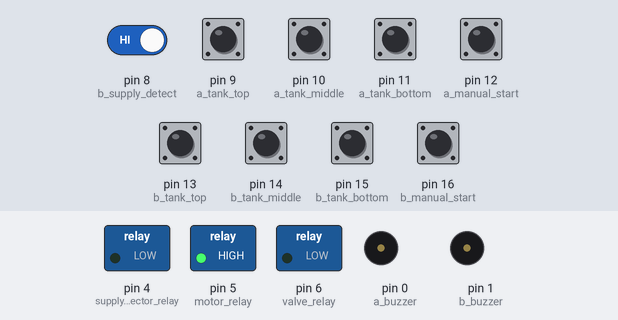
This sketch was run on a simulated Arduino Uno, built with avr-gcc and run on an emulated ATmega328P. On the bench: switched loads named in the sketch (green lamp = pin HIGH), buzzer (waves = sounding, pin HIGH). The test bench sets the inputs (shaded band); at power-on: pin 8 (b_supply_detect), pin 9 (a_tank_top), pin 10 (a_tank_middle), pin 11 (a_tank_bottom), pin 12 (a_manual_start), pin 13 (b_tank_top), pin 14 (b_tank_middle), pin 15 (b_tank_bottom), pin 16 (b_manual_start) HIGH.

Above: at 1.2 s.
1.3 s: pin 10 (a_tank_middle) pulled LOW for 0.15 s
At 1.37 s:
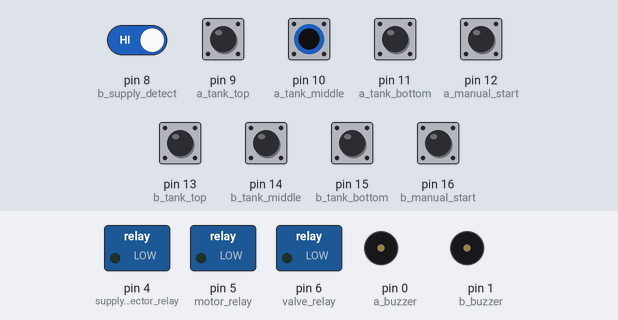
2.9 s: pin 12 (a_manual_start) pulled LOW for 0.15 s
At 2.97 s:
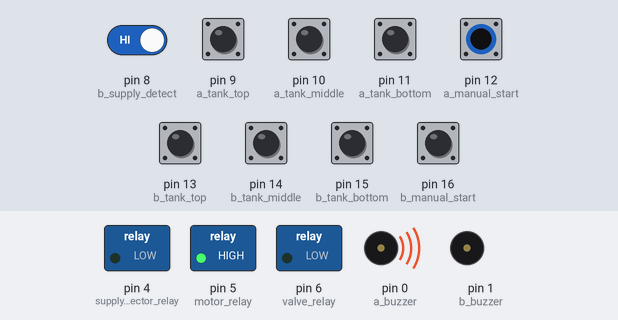
4.5 s: pin 10 (a_tank_middle) pulled LOW for 1 s
At 6.7 s:
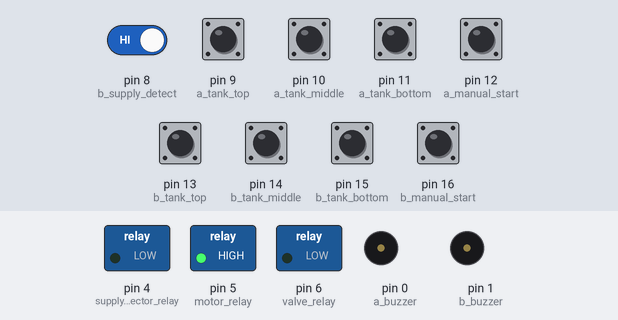
7.0 s: pin 12 (a_manual_start) pulled LOW for 1 s
At 8.8 s:
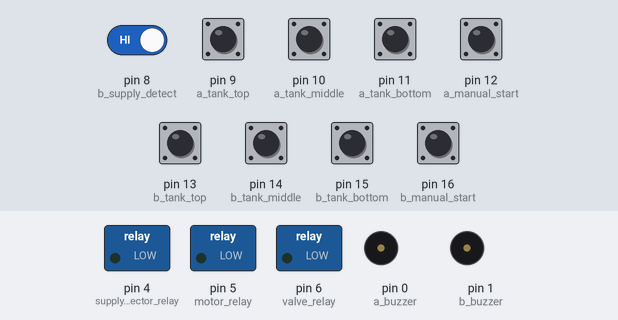
9.5 s: pin 8 (b_supply_detect) driven LOW and pin 10 (a_tank_middle) driven LOW
At 9.9 s:
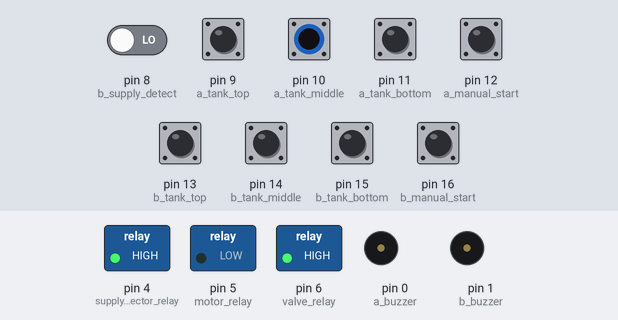
Timing chart, 0 to 19.0 s (numbered marks = the images above; inputs shaded):
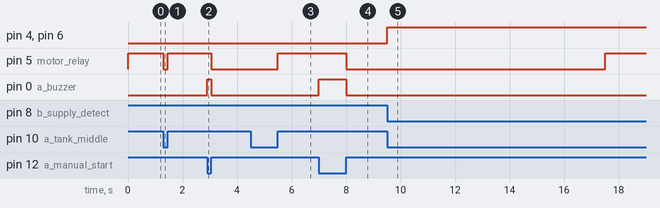

Measured:
- after the input at 1.3 s, pin 5 (motor_relay): HIGH → LOW at once, → HIGH 0.15 s later
- after the input at 2.9 s, pin 5 (motor_relay): HIGH → LOW after 0.15 s; pin 0 (a_buzzer): LOW → HIGH at once, → LOW 0.15 s later
- after the input at 4.5 s, pin 5 (motor_relay): LOW → HIGH after 1.0 s
- after the input at 7.0 s, pin 5 (motor_relay): HIGH → LOW after 1.0 s; pin 0 (a_buzzer): LOW → HIGH at once, → LOW 1.0 s later
- after the input at 9.5 s, pin 4 (supply_selector_relay), pin 6 (valve_relay): LOW → HIGH at once; pin 5 (motor_relay): LOW → HIGH after 8.0 s

The sketch:

motor_controller.ino
```cpp
//Constants
const int valve_wait_time = 8000;
const byte short_beep = 10;
const byte long_beep = 20;

//Variables
bool flag;

//All inputs
const byte a_tank_top = 9;
const byte a_tank_middle = 10;
const byte a_tank_bottom = 11;
const byte a_manual_start = 12;
const byte b_tank_top = 13;
const byte b_tank_middle = 14;
const byte b_tank_bottom = 15;
const byte b_manual_start = 16;
const byte b_supply_detect = 8;

//All outputs
const byte a_buzzer = 0;
const byte b_buzzer = 1;
const byte supply_selector_relay = 4;
const byte motor_relay = 5;
const byte valve_relay = 6;

void setup() {
  pinMode(a_tank_top, INPUT_PULLUP);
  pinMode(a_tank_middle, INPUT_PULLUP);
  pinMode(a_tank_bottom, INPUT_PULLUP);
  pinMode(a_manual_start, INPUT_PULLUP);
  pinMode(b_tank_top, INPUT_PULLUP);
  pinMode(b_tank_middle, INPUT_PULLUP);
  pinMode(b_tank_bottom, INPUT_PULLUP);
  pinMode(b_manual_start, INPUT_PULLUP);
  pinMode(b_supply_detect, INPUT_PULLUP);

  pinMode(a_buzzer, OUTPUT);
  pinMode(b_buzzer, OUTPUT);
  pinMode(supply_selector_relay, OUTPUT);
  pinMode(motor_relay, OUTPUT);
  pinMode(valve_relay, OUTPUT);
}

void loop() {
//  if(digitalRead(b_supply_detect) == LOW){
//    digitalWrite(a_buzzer, HIGH);
//  }
  checkTankA();
  checkManualOnA();
  if(digitalRead(b_supply_detect) == LOW){
    checkTankB();
    checkManualOnB();
  }
}

void checkTankA() {
  if(checkTank(a_tank_top, a_tank_middle, a_tank_bottom) == 0){
    digitalWrite(motor_relay, HIGH);
    while(true){
      checkManualOnA();
      if(checkTank(a_tank_top, a_tank_middle, a_tank_bottom) == 2){
        digitalWrite(motor_relay, LOW);
        break;
      }
    }
  }
}

void checkTankB() {
  if(checkTank(b_tank_top, b_tank_middle, b_tank_bottom) == 0){
    digitalWrite(supply_selector_relay, HIGH);
    digitalWrite(valve_relay, HIGH);
    delay(valve_wait_time);
    digitalWrite(motor_relay, HIGH);
    while(true){
      checkManualOnB();
      if(digitalRead(b_supply_detect) == HIGH){
        digitalWrite(motor_relay, LOW);
        digitalWrite(valve_relay, LOW);
        digitalWrite(supply_selector_relay, LOW);
        delay(valve_wait_time);
        break;
      }
      if(checkTank(b_tank_top, b_tank_middle, b_tank_bottom) == 2){
        digitalWrite(motor_relay, LOW);
        digitalWrite(valve_relay, LOW);
        digitalWrite(supply_selector_relay, LOW);
        delay(valve_wait_time);
        break;
      }
    }
  }
}

/* checks water lavel of a tank and returns following
  0 - if water lavel below bottom sensor
  1 - if water lavel below middle sensor but above bottom sensor
  2 - if water lavel below top sensor but above middle sensor
  3 - if water lavel above top sensor
*/
byte checkTank(byte top, byte middle, byte bottom) {
  if (digitalRead(top) == LOW) {
    return 3;
  }
  else if (digitalRead(middle) == LOW) {
    return 2;
  }
  else if (digitalRead(bottom) == LOW) {
    return 1;
  }
  return 0;
}

void checkManualOnA() {
  if (isManualOn(a_manual_start)) {
    digitalWrite(motor_relay, HIGH);
    digitalWrite(a_buzzer, HIGH);
    byte counter = 0;
    flag = true;
    byte beep_time = long_beep;
    while (true) {
      if ((checkTank(a_tank_top, a_tank_middle, a_tank_bottom) == 3) && flag) {
        beep_time = short_beep;
        counter = 0;
        flag = false;
      }
      if (counter == beep_time) {
        digitalWrite(a_buzzer, !digitalRead(a_buzzer));
        counter = 0;
      }
      delay(50);
      counter++;
      if (!isManualOn(a_manual_start)) {
        digitalWrite(motor_relay, LOW);
        digitalWrite(a_buzzer, LOW);
        break;
      }
    }
  }
}

void checkManualOnB() {
  if (isManualOn(b_manual_start) == true) {
    digitalWrite(valve_relay, HIGH);
    digitalWrite(supply_selector_relay, HIGH);
    delay(valve_wait_time);
    digitalWrite(motor_relay, HIGH);
    digitalWrite(b_buzzer, HIGH);
    byte counter = 0;
    flag = true;
    byte beep_time = long_beep;
    while (true) {
      if (checkTank(b_tank_top, b_tank_middle, b_tank_bottom) == 3 && flag) {
        beep_time = short_beep;
        counter = 0;
        flag = false;
      }
      if (counter == beep_time) {
        digitalWrite(b_buzzer, !digitalRead(b_buzzer));
        counter = 0;
      }
      delay(50);
      counter++;
      if(digitalRead(b_supply_detect) == HIGH){
        digitalWrite(motor_relay, LOW);
        digitalWrite(valve_relay, LOW);
        digitalWrite(supply_selector_relay, LOW);
        digitalWrite(a_buzzer, LOW);
        delay(valve_wait_time);
        break;
      }
      if (!isManualOn(b_manual_start)) {
        digitalWrite(motor_relay, LOW);
        digitalWrite(valve_relay, LOW);
        digitalWrite(supply_selector_relay, LOW);
        digitalWrite(a_buzzer, LOW);
        delay(valve_wait_time);
        break;
      }
    }
  }
}

//returns true if switch is pressed else returns false
bool isManualOn(byte manual_start_switch) {
  if (digitalRead(manual_start_switch) == LOW) {
    return true;
  }
  return false;
}
```
